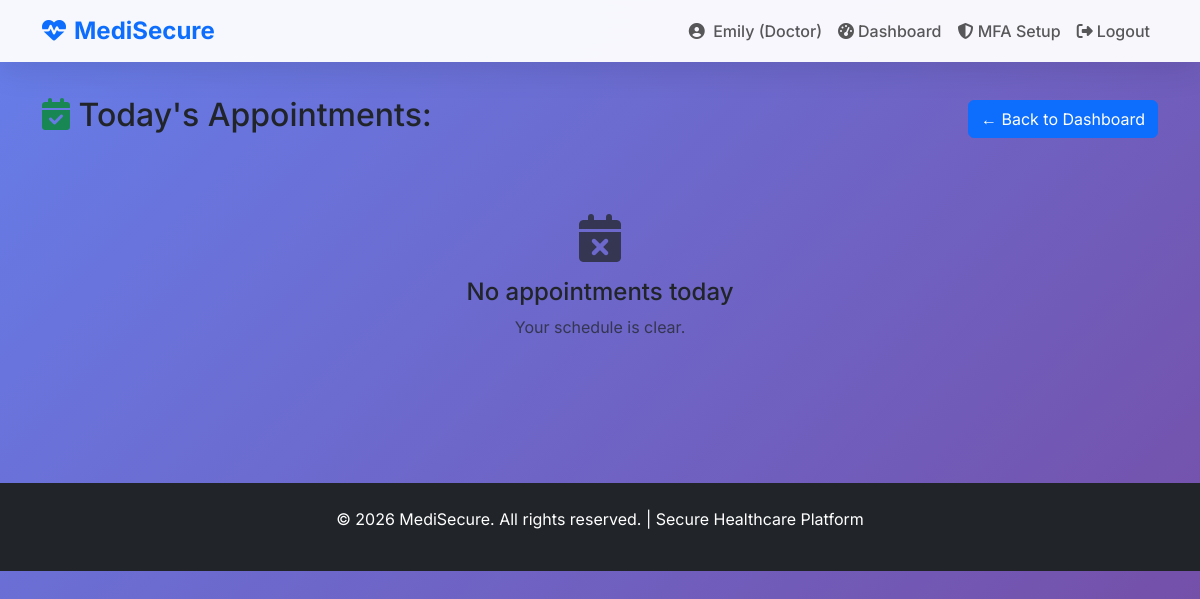
Page /doctor/appointments (signed in) on the earlier database version.
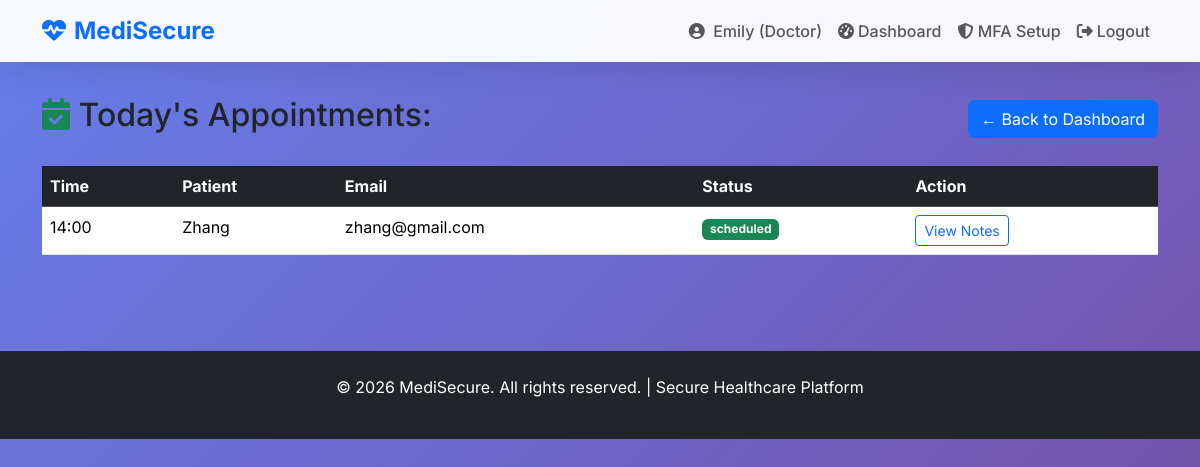
Same page on the later database version.
### app.py (models this page shows)
class Appointment(db.Model):
    id = db.Column(db.Integer, primary_key=True)
    patient_name = db.Column(db.String(100), nullable=False)
    patient_email = db.Column(db.String(120), nullable=False)
    doctor_id = db.Column(db.Integer, db.ForeignKey('user.id'))
    doctor = db.relationship('User', backref='doctor_appointments')
    date_time = db.Column(db.DateTime, nullable=False)
    status = db.Column(db.String(20), default='scheduled')

### app.py (the view)
@app.route('/doctor/appointments')
@login_required
def doctor_appointments():
    if current_user.role != 'doctor':
        flash('Doctor access only!', 'danger')
        return redirect(url_for('home'))
    from datetime import date, datetime
    today = date.today()
    appts = Appointment.query.filter(
        Appointment.doctor_id == current_user.id,
        Appointment.date_time >= datetime.combine(today, datetime.min.time()),
        Appointment.date_time <= datetime.combine(today, datetime.max.time())
    ).order_by(Appointment.date_time).all()
    return render_template('doctor_appointments.html', appointments=appts)

### app.py (called while the page is built)
@login_manager.user_loader
@login_manager.user_loader
def load_user(user_id):
    return User.query.get(int(user_id))

### templates/doctor_appointments.html (shortened to what this page needs)
{% extends "base.html" %}
{% block content %}
<div class="container mt-5">
    <div class="d-flex justify-content-between align-items-center mb-4">
        <h2><i class="fas fa-calendar-check text-success"></i> Today's Appointments:</h2>
        <a href="{{ url_for('doctor_dashboard') }}" class="btn btn-primary">← Back to Dashboard</a>
    </div>
    {% if appointments %}
    <div class="table-responsive">
        <table class="table table-hover">
            <thead class="table-dark">
                <tr>
                    <th>Time</th>
                    <th>Patient</th>
                    <th>Email</th>
                    <th>Status</th>
                    <th>Action</th>
                </tr>
            </thead>
            <tbody>
                {% for appt in appointments %}
                <tr>
                    <td>{{ appt.date_time.strftime('%H:%M') }}</td>
                    <td>{{ appt.patient_name }}</td>
                    <td>{{ appt.patient_email }}</td>
                    <td><span class="badge bg-success">{{ appt.status }}</span></td>
                    <td>
                        <button class="btn btn-sm btn-outline-primary">View Notes</button>
                    </td>
                </tr>
                {% endfor %}
            </tbody>
        </table>
    </div>
    {% else %}
    <div class="text-center py-5">
        <i class="fas fa-calendar-times fa-3x text-muted mb-3"></i>
        <h4>No appointments today</h4>
        <p class="text-muted">Your schedule is clear.</p>
    </div>
    {% endif %}
</div>
{% endblock %}

Differences in the rows shown:
added Appointment: date_time "14:00", patient_name "Zhang", patient_email "zhang@gmail.com", status "scheduled"
Other differences:
text no longer shown: "No appointments today Your schedule is clear."
text now shown: "Time Patient Email Status Action"
